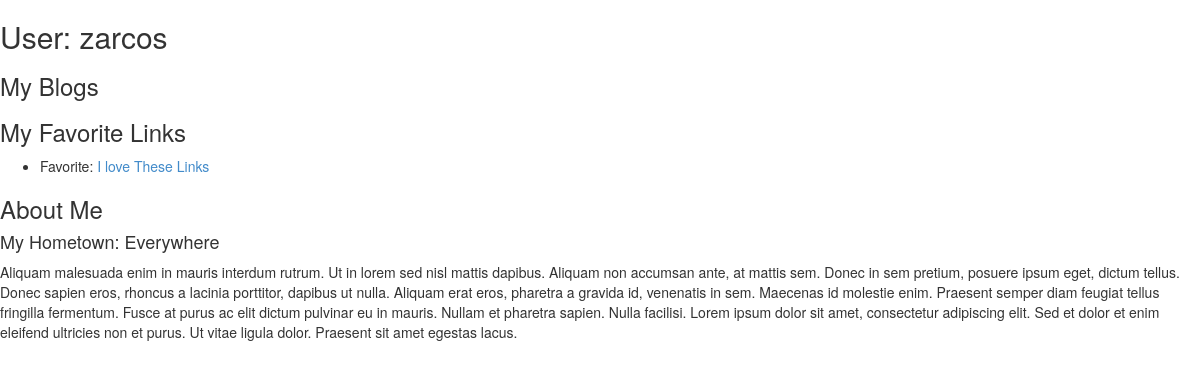
/dblog/zarcos/, run on an earlier commit of the app's database.
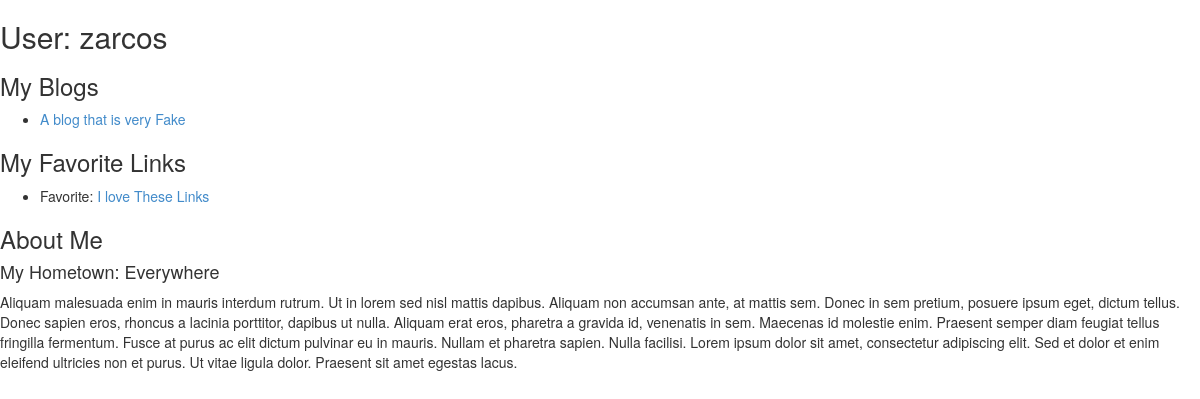
And on a later commit of the database.
### dblog/models.py (models this page shows, shortened)
class FavoriteLink(models.Model):
	authorID = models.ForeignKey(Author, related_name='author_favoriteLink')
	title = models.CharField(max_length=256)
	description = models.TextField(null=True, blank=True)
	URL = models.CharField(max_length=256)

class Bio(models.Model):
	authorID = models.ForeignKey(Author, related_name='author_bio')
	title = models.CharField(max_length=256, null=True, blank=True)
	subtitle = models.CharField(max_length=256, null=True, blank=True)
	body = models.TextField()
	hometown = models.CharField(max_length=50)
	hobbies = models.TextField()

class Blog(models.Model):
	blogID = models.CharField(max_length=50)
	authorID = models.ForeignKey(Author, related_name='author_blog')
	title = models.CharField(max_length=120)
	subtitle = models.CharField(max_length=120, null=True, blank=True)
	editor = models.ForeignKey(Author, null=True, blank=True, related_name='author_blog_editor')

### dblog/views.py (the view)
# urls.py: url(r'^(?P<author_ID>\w+)/$', views.detail, name='detail'),
def detail(request, author_ID):
	author = get_object_or_404(Author, authorID__exact=author_ID)
	blog_list = Blog.objects.order_by('title')
	link_list = FavoriteLink.objects.order_by('authorID')
	bio_list = Bio.objects.order_by('authorID')
	return render(request, 'dblog/detail.html', {'author': author, 'blog_list': blog_list, 'link_list': link_list, 'bio_list': bio_list})

### dblog/templates/dblog/detail.html
{% load staticfiles %}
<link rel="stylesheet" type="text/css" href="{% static 'dblog/style.css' %}"/>
<link rel="stylesheet" type="text/css" href="{% static 'dblog/bootstrap.min.css' %}"/>
<h2>User: {{ author.authorID }}</h2>
<h3>My Blogs</h3>
<ul>
{% for blog in blog_list %}
	{% if blog.authorID == author %}
    <li><a href="{{ blog.blogID }}">{{ blog.title }}</a></li>
	{% endif %}
{% endfor %}
</ul>
<h3>My Favorite Links</h3>
<ul>
{% for favoritelink in link_list %}
	{% if favoritelink.authorID == author %}
    <li> Favorite: <a href="{{ favoritelink.URL }}">{{ favoritelink.title }}</a></li>
	{% endif %}
{% endfor %}
</ul>
<h3>About Me</h3>
{% for bio in bio_list %}
	{% if bio.authorID == author %}
    	<h4>
    		My Hometown: {{ bio.hometown}}
    	</h4>
    	<p>
    		{{ bio.body }}
    	</p>
	{% endif %}
{% endfor %}

What changed in the data, as far as the page shows it:
now on this page (row edited): Blog: title "A blog that is very Fake"
